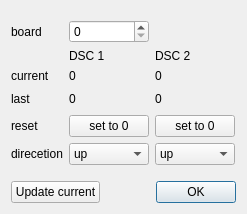
<?xml version="1.0" encoding="UTF-8"?>
<ui version="4.0">
 <class>DialogDSC</class>
 <widget class="QDialog" name="DialogDSC">
  <property name="geometry">
   <rect>
    <x>0</x>
    <y>0</y>
    <width>247</width>
    <height>214</height>
   </rect>
  </property>
  <property name="windowTitle">
   <string>Delay Stage Counter</string>
  </property>
  <layout class="QVBoxLayout" name="verticalLayout">
   <item>
    <spacer name="verticalSpacer_2">
     <property name="orientation">
      <enum>Qt::Vertical</enum>
     </property>
     <property name="sizeHint" stdset="0">
      <size>
       <width>20</width>
       <height>40</height>
      </size>
     </property>
    </spacer>
   </item>
   <item>
    <layout class="QGridLayout" name="gridLayout">
     <item row="7" column="1">
      <widget class="QLabel" name="label_6">
       <property name="text">
        <string>reset</string>
       </property>
      </widget>
     </item>
     <item row="6" column="4">
      <spacer name="horizontalSpacer">
       <property name="orientation">
        <enum>Qt::Horizontal</enum>
       </property>
       <property name="sizeHint" stdset="0">
        <size>
         <width>40</width>
         <height>20</height>
        </size>
       </property>
      </spacer>
     </item>
     <item row="7" column="2">
      <widget class="QPushButton" name="pushButton_RS_DSC_1">
       <property name="text">
        <string>set to 0</string>
       </property>
      </widget>
     </item>
     <item row="6" column="0">
      <spacer name="horizontalSpacer_2">
       <property name="orientation">
        <enum>Qt::Horizontal</enum>
       </property>
       <property name="sizeHint" stdset="0">
        <size>
         <width>40</width>
         <height>20</height>
        </size>
       </property>
      </spacer>
     </item>
     <item row="5" column="3">
      <widget class="QLabel" name="label_act_DSC_2">
       <property name="text">
        <string>0</string>
       </property>
      </widget>
     </item>
     <item row="8" column="2">
      <widget class="QComboBox" name="comboBox_DIR_DSC_1">
       <item>
        <property name="text">
         <string>up</string>
        </property>
       </item>
       <item>
        <property name="text">
         <string>down</string>
        </property>
       </item>
      </widget>
     </item>
     <item row="8" column="3">
      <widget class="QComboBox" name="comboBox_DIR_DSC_2">
       <item>
        <property name="text">
         <string>up</string>
        </property>
       </item>
       <item>
        <property name="text">
         <string>down</string>
        </property>
       </item>
      </widget>
     </item>
     <item row="8" column="1">
      <widget class="QLabel" name="label_7">
       <property name="text">
        <string>direcetion</string>
       </property>
      </widget>
     </item>
     <item row="6" column="1">
      <widget class="QLabel" name="label_5">
       <property name="text">
        <string>last</string>
       </property>
      </widget>
     </item>
     <item row="3" column="2">
      <widget class="QSpinBox" name="spinBoxBoard">
       <property name="maximum">
        <number>4</number>
       </property>
      </widget>
     </item>
     <item row="6" column="2">
      <widget class="QLabel" name="label_last_DSC_1">
       <property name="text">
        <string>0</string>
       </property>
      </widget>
     </item>
     <item row="6" column="3">
      <widget class="QLabel" name="label_last_DSC_2">
       <property name="text">
        <string>0</string>
       </property>
      </widget>
     </item>
     <item row="7" column="3">
      <widget class="QPushButton" name="pushButton_RS_DSC_2">
       <property name="text">
        <string>set to 0</string>
       </property>
      </widget>
     </item>
     <item row="5" column="1">
      <widget class="QLabel" name="label_4">
       <property name="text">
        <string>current</string>
       </property>
      </widget>
     </item>
     <item row="5" column="2">
      <widget class="QLabel" name="label_act_DSC_1">
       <property name="text">
        <string>0</string>
       </property>
      </widget>
     </item>
     <item row="4" column="2">
      <widget class="QLabel" name="label">
       <property name="text">
        <string>DSC 1</string>
       </property>
      </widget>
     </item>
     <item row="4" column="3">
      <widget class="QLabel" name="label_2">
       <property name="text">
        <string>DSC 2</string>
       </property>
      </widget>
     </item>
     <item row="3" column="1">
      <widget class="QLabel" name="labelBoard">
       <property name="text">
        <string>board</string>
       </property>
      </widget>
     </item>
    </layout>
   </item>
   <item>
    <spacer name="verticalSpacer">
     <property name="orientation">
      <enum>Qt::Vertical</enum>
     </property>
     <property name="sizeHint" stdset="0">
      <size>
       <width>20</width>
       <height>40</height>
      </size>
     </property>
    </spacer>
   </item>
   <item>
    <layout class="QHBoxLayout" name="horizontalLayout">
     <item>
      <widget class="QPushButton" name="pushButton_update_cur">
       <property name="text">
        <string>Update current</string>
       </property>
      </widget>
     </item>
     <item>
      <widget class="QDialogButtonBox" name="buttonBox">
       <property name="orientation">
        <enum>Qt::Horizontal</enum>
       </property>
       <property name="standardButtons">
        <set>QDialogButtonBox::Ok</set>
       </property>
      </widget>
     </item>
    </layout>
   </item>
  </layout>
 </widget>
 <tabstops>
  <tabstop>spinBoxBoard</tabstop>
  <tabstop>pushButton_RS_DSC_1</tabstop>
  <tabstop>pushButton_RS_DSC_2</tabstop>
  <tabstop>comboBox_DIR_DSC_1</tabstop>
  <tabstop>comboBox_DIR_DSC_2</tabstop>
  <tabstop>pushButton_update_cur</tabstop>
 </tabstops>
 <resources/>
 <connections>
  <connection>
   <sender>buttonBox</sender>
   <signal>accepted()</signal>
   <receiver>DialogDSC</receiver>
   <slot>accept()</slot>
   <hints>
    <hint type="sourcelabel">
     <x>248</x>
     <y>254</y>
    </hint>
    <hint type="destinationlabel">
     <x>157</x>
     <y>274</y>
    </hint>
   </hints>
  </connection>
  <connection>
   <sender>buttonBox</sender>
   <signal>rejected()</signal>
   <receiver>DialogDSC</receiver>
   <slot>reject()</slot>
   <hints>
    <hint type="sourcelabel">
     <x>316</x>
     <y>260</y>
    </hint>
    <hint type="destinationlabel">
     <x>286</x>
     <y>274</y>
    </hint>
   </hints>
  </connection>
 </connections>
</ui>
